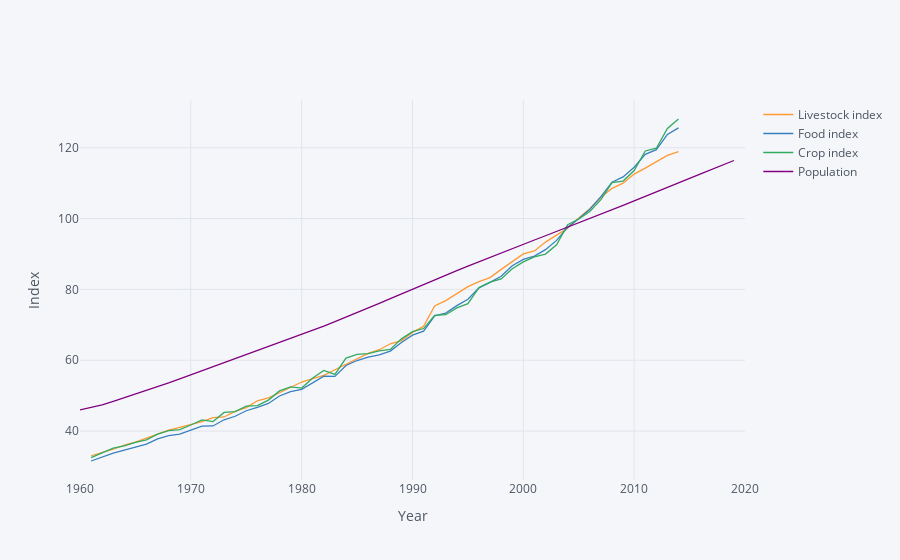

Here is the notebook cell this chart was saved with:
### Code cell
vars = {"AG.PRD.LVSK.XD":"Livestock index",
        "AG.PRD.FOOD.XD":"Food index",
        "AG.PRD.CROP.XD":"Crop index",
        "SP.POP.TOTL":"Population"}

food = fix_date_index(wbdata.get_dataframe(vars,country='WLD'))

food.sort_index(inplace=True)

food['Population'] = food['Population']/food.loc[2006,'Population']*100

food.iplot(xTitle="Year",yTitle="Index")

# This is opposite from Malthus' graphs, population is linear while food is exponential
# Real prices of food are falling worldwide most of the time, in wealthier countries more people are obese than hungry
